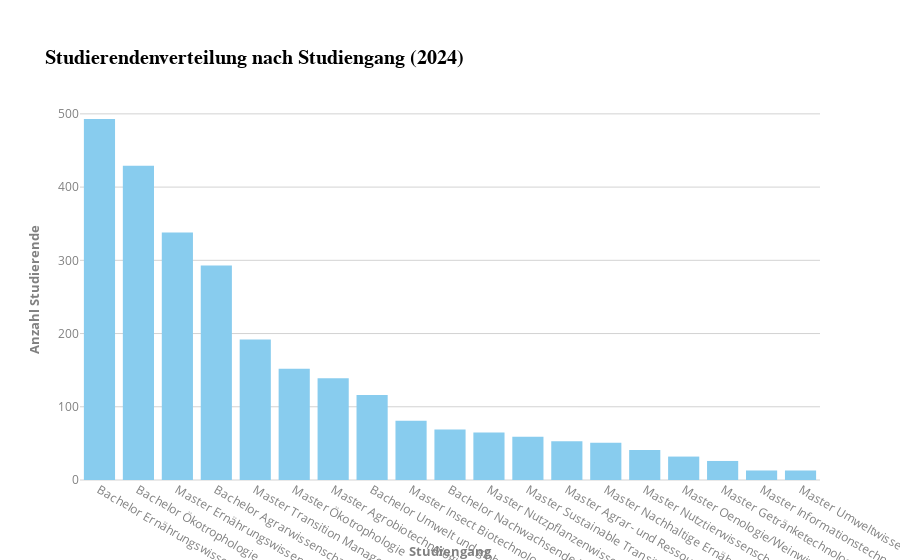

Notebook source saved alongside this figure:
### Code cell
# Treemap erstellen
fig = px.bar(
    studiengang_verteilung.sort_values(by="Anzahl Studierende", ascending=False),
    x="Studiengang",
    y="Anzahl Studierende",
    title="Studierendenverteilung nach Studiengang (2024)",
    color_discrete_sequence=px.colors.qualitative.Safe,
    template="infoviz"
)

fig.show()

### Figure 1 — Plotly figure (JSON) as saved in the notebook; plotly's stock layout.template omitted (floating-point values rounded to 4 significant figures)
{"data": [{"hovertemplate": "Studiengang=%{x}<br>Anzahl Studierende=%{y}<extra></extra>", "legendgroup": "", "marker": {"color": "rgb(136, 204, 238)", "pattern": {"shape": ""}}, "name": "", "orientation": "v", "showlegend": false, "textposition": "auto", "type": "bar", "x": ["Bachelor Ernährungswissenschaften", "Bachelor Ökotrophologie", "Master Ernährungswissenschaften", "Bachelor Agrarwissenschaften", "Master Transition Management", "Master Ökotrophologie", "Master Agrobiotechnologie", "Bachelor Umwelt und globaler Wandel", "Master Insect Biotechnology and Bioresources", "Bachelor Nachwachsende Rohstoffe und Bioressourcen", "Master Nutzpflanzenwissenschaften", "Master Sustainable Transition", "Master Agrar- und Ressourcenökonomie", "Master Nachhaltige Ernährungswirtschaft", "Master Nutztierwissenschaften*", "Master Oenologie/Weinwirtschaft*", "Master Getränketechnologie*", "Master Informationstechnologie in den Agrar- und Umweltwissenschaften*", "Master Umweltwissenschaften"], "xaxis": "x", "y": [493, 429, 338, 293, 192, 152, 139, 116, 81, 69, 65, 59, 53, 51, 41, 32, 26, 13, 13], "yaxis": "y"}], "layout": {"barmode": "relative", "legend": {"tracegroupgap": 0}, "title": {"text": "Studierendenverteilung nach Studiengang (2024)"}, "xaxis": {"anchor": "y", "domain": [0, 1], "title": {"text": "Studiengang"}}, "yaxis": {"anchor": "x", "domain": [0, 1], "title": {"text": "Anzahl Studierende"}}}}
